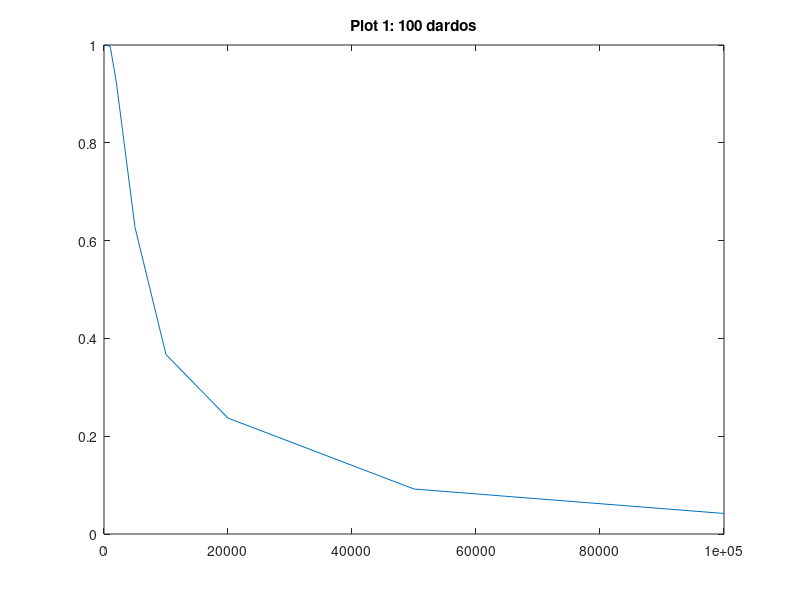

MATLAB code for this plot:
m = [200, 500, 1000, 2000, 5000, 10000, 20000, 50000 , 100000];
probs = [];
doub = 0;
for j=1 : 9
    f = randi(m(j),100,1000);
    for i = 1 : 1000
        if length(unique(f(:,i)))<100
            doub = doub + 1;
        end
    end
    probs(j) = doub/1000;
    doub = 0;
end

plot(m, probs)
title("Plot 1: 100 dardos")